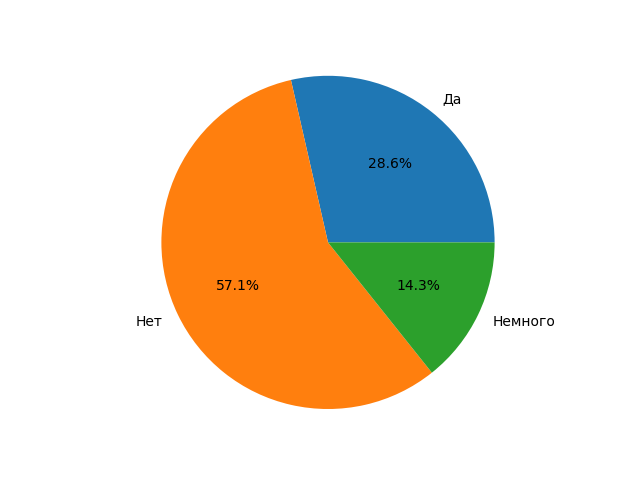

Here is the Python script that generated this plot:
# Социологический опрос на тему:"Социальные сети"
# 11.	Вы считаете себя зависимым от социальных сетей?

import matplotlib.pyplot as plt

labels = 'Да', 'Нет', 'Немного'
sizes = [2,4,1]

fig, ax = plt.subplots()
ax.pie(sizes, labels=labels, autopct='%1.1f%%')
ax.axis('equal')

plt.show()
